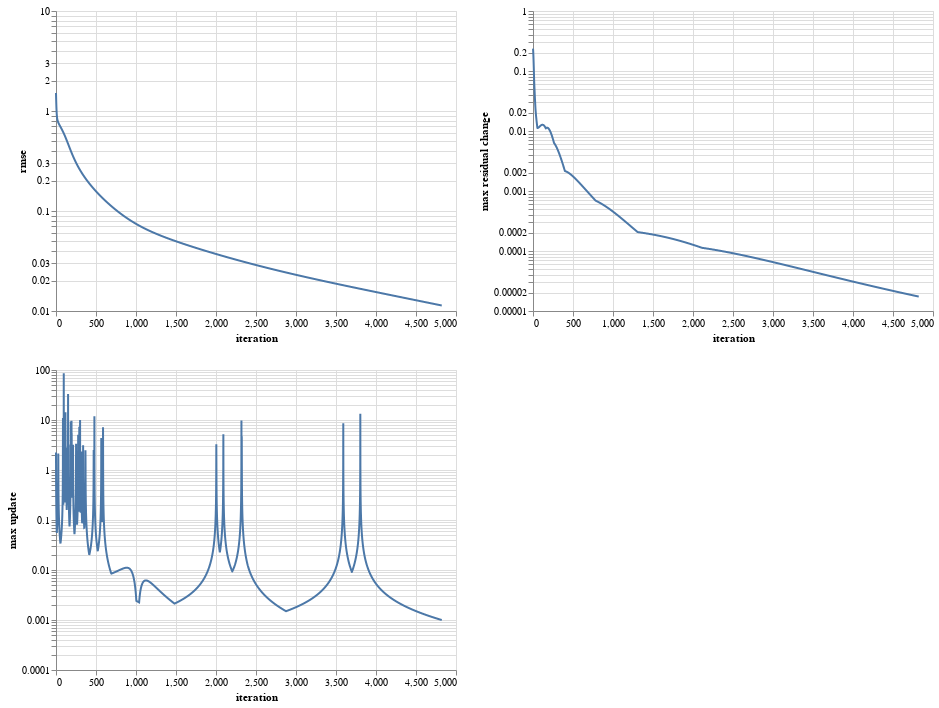

Notebook cell for this chart:
### Markdown cell above
### Question 2d: Interpret Diagnostic Plots

Following figures tell us if the optimization algorithm is working properly.

### Code cell
import altair as alt
logscale = alt.Scale(type='log', base=10)
fig_rmse = \
    alt.Chart(output1['rmse'])\
    .mark_line()\
    .encode(
        x='iteration:Q', 
        y=alt.Y('rmse:Q', scale=logscale)
    )
fig_max_residual_change = \
    alt.Chart(output1['rmse'])\
    .mark_line()\
    .encode(
        x='iteration:Q', 
        y=alt.Y('max residual change:Q', scale=logscale)
    )
fig_updates = \
    alt.Chart(output1['update'])\
    .mark_line()\
    .encode(
        x='iteration:Q', 
        y=alt.Y('max update:Q', scale=logscale)
    )
alt.vconcat(
    fig_rmse | fig_max_residual_change,
    fig_updates 
)

### Figure 1 — Vega-Lite specification as saved in the notebook (floating-point values rounded to 4 significant figures; data arrays with more than 128 entries replaced by an {"elided": "..."} marker saying what was removed)
{"config": {"view": {"continuousWidth": 400, "continuousHeight": 300}}, "vconcat": [{"hconcat": [{"mark": "line", "encoding": {"x": {"type": "quantitative", "field": "iteration"}, "y": {"type": "quantitative", "field": "rmse", "scale": {"base": 10, "type": "log"}}}}, {"mark": "line", "encoding": {"x": {"type": "quantitative", "field": "iteration"}, "y": {"type": "quantitative", "field": "max residual change", "scale": {"base": 10, "type": "log"}}}}], "data": {"name": "data-3b6c51230d15be2075c9203ee646a073"}}, {"data": {"name": "data-be80d53769dd15208ceddc8505689abd"}, "mark": "line", "encoding": {"x": {"type": "quantitative", "field": "iteration"}, "y": {"type": "quantitative", "field": "max update", "scale": {"base": 10, "type": "log"}}}}], "$schema": "https://vega.github.io/schema/vega-lite/v4.8.1.json", "datasets": {"data-3b6c51230d15be2075c9203ee646a073": {"elided": "4823 records"}, "data-be80d53769dd15208ceddc8505689abd": {"elided": "4823 records"}}}
